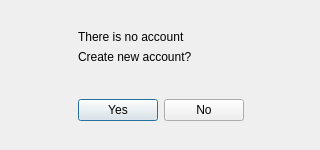
<?xml version="1.0" encoding="UTF-8"?>
<ui version="4.0">
 <class>create_account_box</class>
 <widget class="QDialog" name="create_account_box">
  <property name="geometry">
   <rect>
    <x>0</x>
    <y>0</y>
    <width>320</width>
    <height>150</height>
   </rect>
  </property>
  <property name="windowTitle">
   <string>Create new account</string>
  </property>
  <widget class="QWidget" name="gridLayoutWidget">
   <property name="geometry">
    <rect>
     <x>0</x>
     <y>0</y>
     <width>321</width>
     <height>151</height>
    </rect>
   </property>
   <layout class="QGridLayout" name="gridLayout">
    <item row="2" column="1" colspan="2">
     <widget class="QLabel" name="label_create_account">
      <property name="text">
       <string>Create new account?</string>
      </property>
     </widget>
    </item>
    <item row="4" column="1">
     <widget class="QPushButton" name="pushButton_create_account">
      <property name="text">
       <string>Yes</string>
      </property>
     </widget>
    </item>
    <item row="4" column="0">
     <spacer name="horizontalSpacer_2">
      <property name="orientation">
       <enum>Qt::Horizontal</enum>
      </property>
      <property name="sizeHint" stdset="0">
       <size>
        <width>40</width>
        <height>20</height>
       </size>
      </property>
     </spacer>
    </item>
    <item row="4" column="3">
     <spacer name="horizontalSpacer">
      <property name="orientation">
       <enum>Qt::Horizontal</enum>
      </property>
      <property name="sizeHint" stdset="0">
       <size>
        <width>40</width>
        <height>20</height>
       </size>
      </property>
     </spacer>
    </item>
    <item row="5" column="2">
     <spacer name="verticalSpacer">
      <property name="orientation">
       <enum>Qt::Vertical</enum>
      </property>
      <property name="sizeHint" stdset="0">
       <size>
        <width>20</width>
        <height>40</height>
       </size>
      </property>
     </spacer>
    </item>
    <item row="0" column="1">
     <spacer name="verticalSpacer_2">
      <property name="orientation">
       <enum>Qt::Vertical</enum>
      </property>
      <property name="sizeHint" stdset="0">
       <size>
        <width>20</width>
        <height>40</height>
       </size>
      </property>
     </spacer>
    </item>
    <item row="1" column="1" colspan="2">
     <widget class="QLabel" name="label_no_account">
      <property name="enabled">
       <bool>true</bool>
      </property>
      <property name="text">
       <string>There is no account</string>
      </property>
     </widget>
    </item>
    <item row="4" column="2">
     <widget class="QPushButton" name="pushButton_cancel">
      <property name="text">
       <string>No</string>
      </property>
     </widget>
    </item>
    <item row="3" column="1">
     <spacer name="verticalSpacer_3">
      <property name="orientation">
       <enum>Qt::Vertical</enum>
      </property>
      <property name="sizeHint" stdset="0">
       <size>
        <width>20</width>
        <height>40</height>
       </size>
      </property>
     </spacer>
    </item>
   </layout>
  </widget>
 </widget>
 <resources/>
 <connections/>
</ui>
